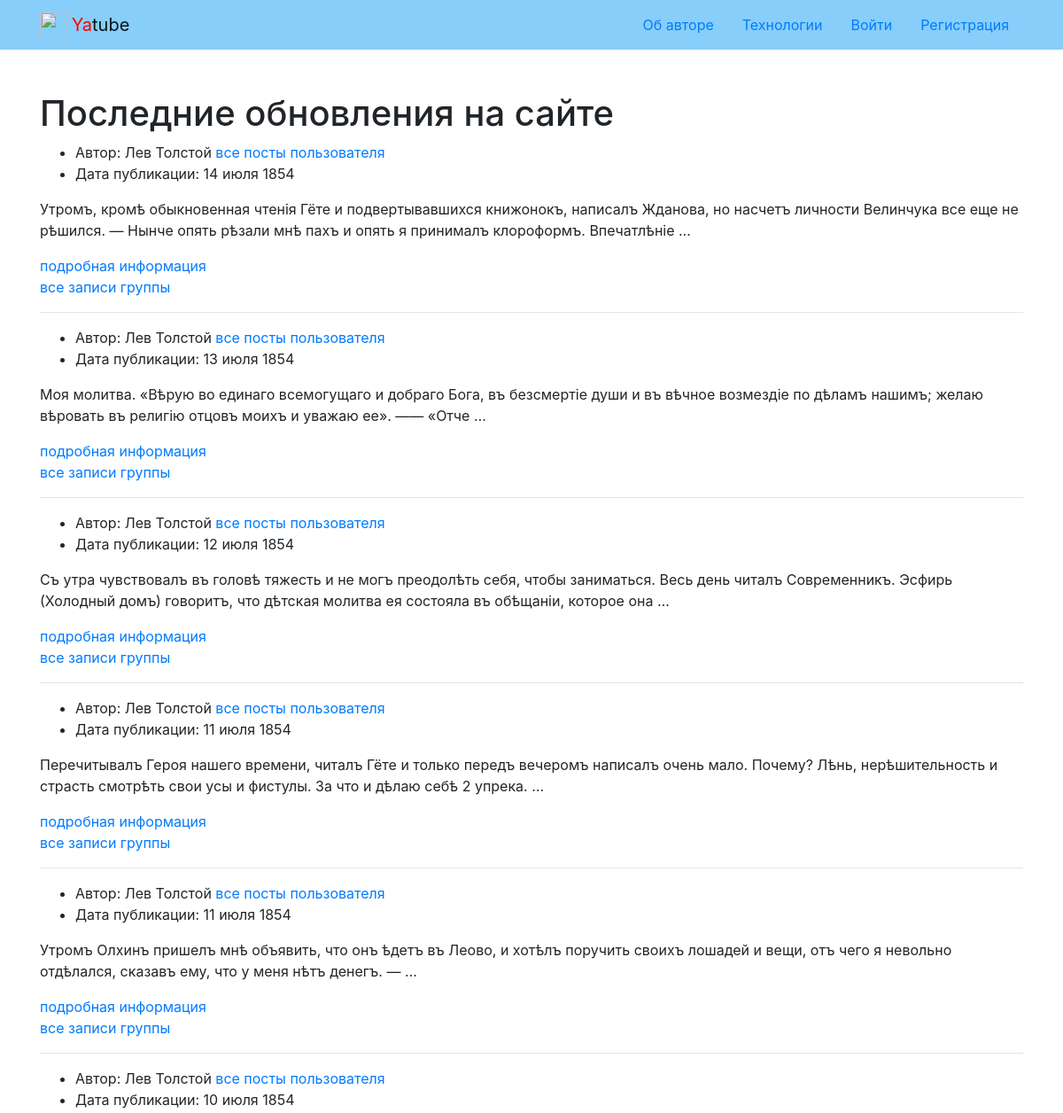
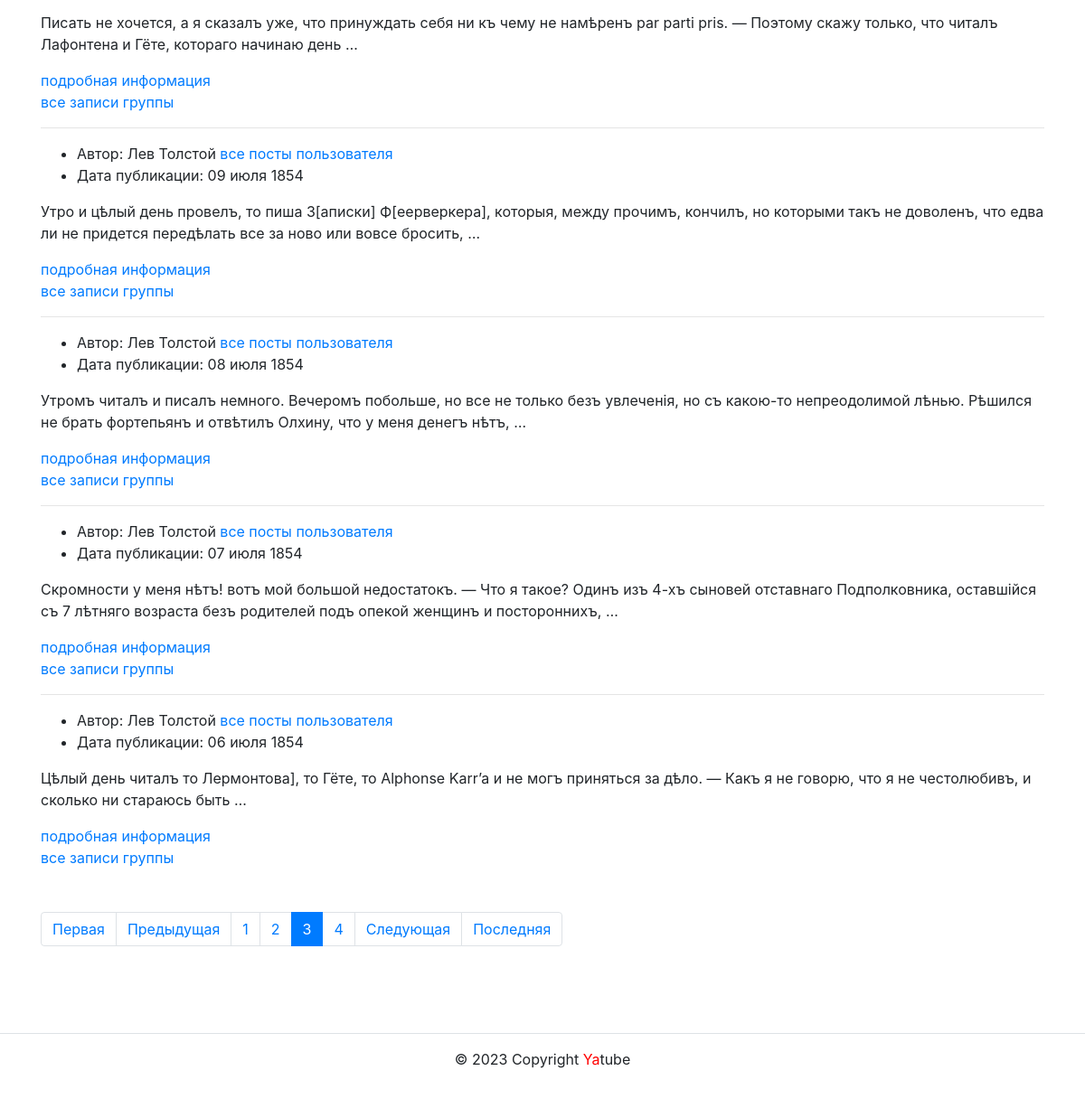
/?page=3, run on the app's committed database (2 pictures, top to bottom).
### posts/models.py (models this page shows, shortened)
class Post(models.Model):
    text = models.TextField(
        verbose_name='Текст поста',
        help_text='Введите текст поста'
    )
    pub_date = models.DateTimeField(
        auto_now_add=True,
        verbose_name='Дата публикации'
    )
    author = models.ForeignKey(
        User,
        on_delete=models.CASCADE,
        related_name='posts',
        verbose_name='Автор'
    )
    group = models.ForeignKey(
        Group,
        blank=True,
        null=True,
        on_delete=models.SET_NULL,
        related_name='posts',
        verbose_name='Группа',
        help_text='Группа, к которой будет относится пост'
    )
    image = models.ImageField(
        'Картинка',
        upload_to='posts/',
        blank=True
    )
    class Meta:
        ordering = ['-pub_date']
        verbose_name = 'Сообщения'
        verbose_name_plural = 'Сообщения'

### posts/views.py (the view)
# urls.py: path('', views.index, name='index'),
def index(request):
    post_list = Post.objects.select_related('author', 'group').all()
    page_obj = paginator(request, post_list)
    context = {
        'page_obj': page_obj
    }
    return render(request, 'posts/index.html', context)

### core/context_processors/year.py (called while the page is built)
def year(request):
    tz = pytz.timezone('Europe/Moscow')
    dt = datetime.now(tz)
    year = dt.year
    return {
        'year': year
    }

### posts/views.py (called while the page is built)
def paginator(request, posts):
    paginator = Paginator(posts, SELECT_LIMIT)
    page_number = request.GET.get('page')
    page_obj = paginator.get_page(page_number)
    return page_obj

### templates/posts/index.html (shortened to what this page needs)
{% extends 'base.html'%}
{% load cache %}
{% block content %}
  <div class="container py-5">
    <h1>Последние обновления на сайте</h1>
    <article>
      {% cache 20 index_page %}
        {% for post in page_obj %}
          {% include 'includes/post.html' %}
          {% if post.group %}
            <a href="{% url 'posts:group_list' post.group.slug %}">все записи группы</a>
          {% endif %}
          {% if not forloop.last %}<hr>{% endif %}
        {% endfor %}
      {% endcache %}
      {% include 'posts/includes/paginator.html' %}
    </article>
  </div>
{% endblock %}

### templates/includes/post.html (shortened to what this page needs)
{% load thumbnail %}
<ul>
  {% if not is_profile %}
    <li>
        Автор: {{ post.author.get_full_name }}
        <a href="{% url 'posts:profile' post.author %}">все посты пользователя</a>
    </li>
    {% endif %}
    <li>
      Дата публикации: {{ post.pub_date|date:"d E Y" }}
    </li>
</ul>
<p>{{ post.text|truncatewords:30 }}</p>
<a href="{% url 'posts:post_detail' post.id %}">подробная информация</a><br>

### data on the page
Post: author.get_full_name "Лев Толстой", pub_date "14 июля 1854", text "Утромъ, кромѣ обыкновенная чтенія Гёте и подвертывавшихся книжонокъ, написалъ Жданова, но насчетъ личности Велинчука все еще не рѣшился. — Нынче опять рѣзали мнѣ пахъ и опять я принималъ клороформъ. Впечатлѣніе …", shows "все записи группы"
Post: author.get_full_name "Лев Толстой", pub_date "13 июля 1854", text "Моя молитва. «Вѣрую во единаго всемогущаго и добраго Бога, въ безсмертіе души и въ вѣчное возмездіе по дѣламъ нашимъ; желаю вѣровать въ религію отцовъ моихъ и уважаю ее». —— «Отче …", shows "все записи группы"
Post: author.get_full_name "Лев Толстой", pub_date "12 июля 1854", text "Съ утра чувствовалъ въ головѣ тяжесть и не могъ преодолѣть себя, чтобы заниматься. Весь день читалъ Современникъ. Эсфирь (Холодный домъ) говоритъ, что дѣтская молитва ея состояла въ обѣщаніи, которое она …", shows "все записи группы"
Post: author.get_full_name "Лев Толстой", pub_date "11 июля 1854", text "Перечитывалъ Героя нашего времени, читалъ Гёте и только передъ вечеромъ написалъ очень мало. Почему? Лѣнь, нерѣшительность и страсть смотрѣть свои усы и фистулы. За что и дѣлаю себѣ 2 упрека. …", shows "все записи группы"
Post: author.get_full_name "Лев Толстой", pub_date "11 июля 1854", text "Утромъ Олхинъ пришелъ мнѣ объявить, что онъ ѣдетъ въ Леово, и хотѣлъ поручить своихъ лошадей и вещи, отъ чего я невольно отдѣлался, сказавъ ему, что у меня нѣтъ денегъ. — …", shows "все записи группы"
Post: author.get_full_name "Лев Толстой", pub_date "10 июля 1854", text "Писать не хочется, а я сказалъ уже, что принуждать себя ни къ чему не намѣренъ par parti pris. — Поэтому скажу только, что читалъ Лафонтена и Гёте, котораго начинаю день …", shows "все записи группы"
Post: author.get_full_name "Лев Толстой", pub_date "09 июля 1854", text "Утро и цѣлый день провелъ, то пиша З[аписки] Ф[еерверкера], которыя, между прочимъ, кончилъ, но которыми такъ не доволенъ, что едва ли не придется передѣлать все за ново или вовсе бросить, …", shows "все записи группы"
Post: author.get_full_name "Лев Толстой", pub_date "08 июля 1854", text "Утромъ читалъ и писалъ немного. Вечеромъ побольше, но все не только безъ увлеченія, но съ какою-то непреодолимой лѣнью. Рѣшился не брать фортепьянъ и отвѣтилъ Олхину, что у меня денегъ нѣтъ, …", shows "все записи группы"
Post: author.get_full_name "Лев Толстой", pub_date "07 июля 1854", text "Скромности у меня нѣтъ! вотъ мой большой недостатокъ. — Что я такое? Одинъ изъ 4-хъ сыновей отставнаго Подполковника, оставшійся съ 7 лѣтняго возраста безъ родителей подъ опекой женщинъ и постороннихъ, …", shows "все записи группы"
Post: author.get_full_name "Лев Толстой", pub_date "06 июля 1854", text "Цѣлый день читалъ то Лермонтова], то Гёте, то Alphonse Karr’a и не могъ приняться за дѣло. — Какъ я не говорю, что я не честолюбивъ, и сколько ни стараюсь быть …", shows "все записи группы"

### other printed values
{{ i }} "1" "2" "4"
{{ i }} "3"
